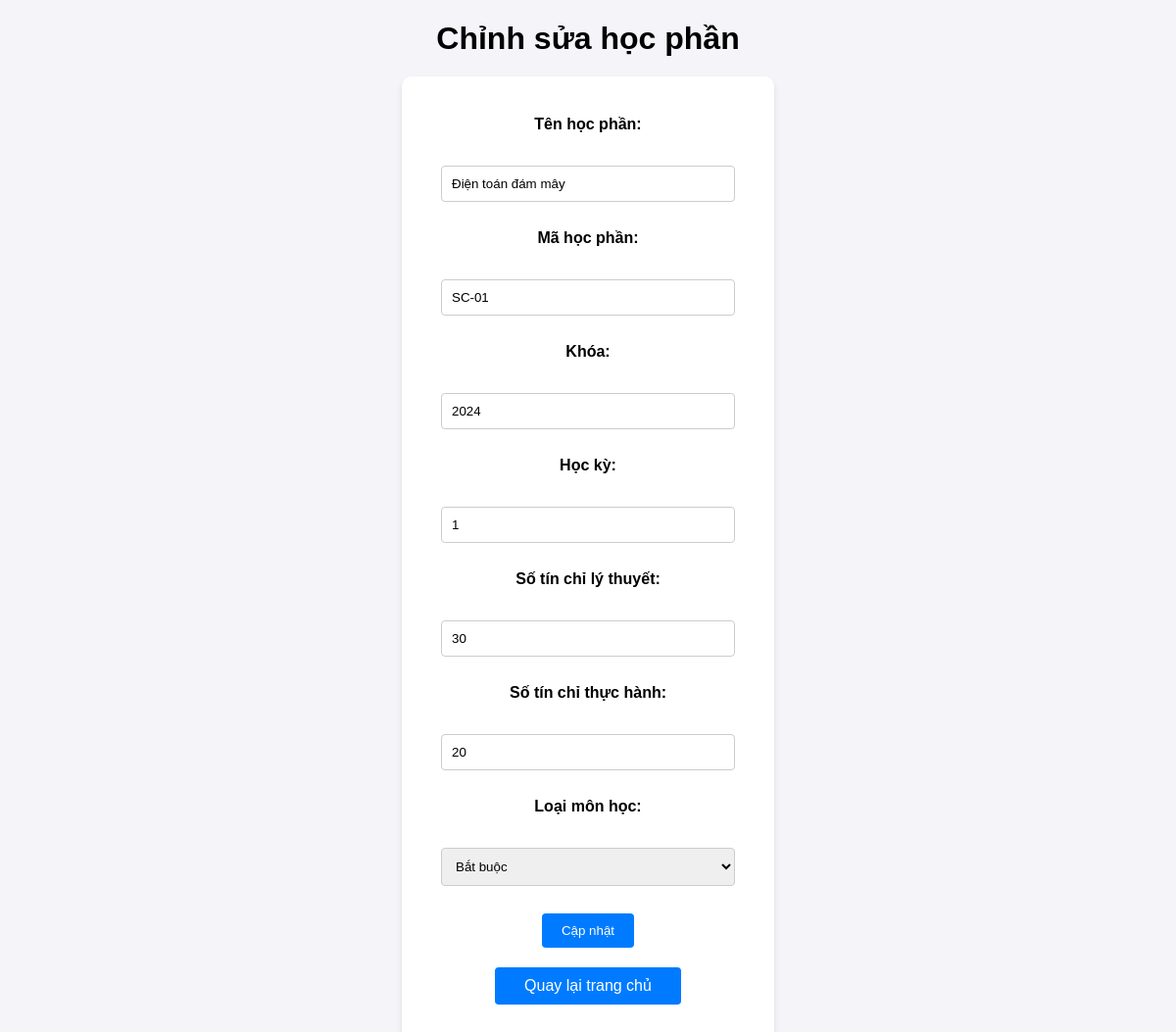
/edit_section.php?id=1 (signed in), run on the app's committed database.
### tables this page shows
CREATE TABLE `sections` (
  `id` int(11) NOT NULL,
  `section_name` varchar(100) NOT NULL,
  `course_code` varchar(20) DEFAULT NULL,
  `course_name` varchar(100) DEFAULT NULL,
  `semester` int(11) DEFAULT NULL,
  `user_id` int(11) NOT NULL,
  `theoretical_credits` int(11) NOT NULL DEFAULT 0,
  `practical_credits` int(11) NOT NULL DEFAULT 0,
  `course_type` enum('Bắt buộc','Tự chọn') NOT NULL DEFAULT 'Bắt buộc'
);

### edit_section.php (the view, shortened to what this page needs)
<?php
require_once 'db.php';
$id = intval($_GET['id']);
$sql = "SELECT * FROM sections WHERE id = ?";
$stmt = $conn->prepare($sql);
$stmt->bind_param("i", $id);
$stmt->execute();
$result = $stmt->get_result();
$section = $result->fetch_assoc();
?>
<!DOCTYPE html>
<html lang="vi">
<head>
    <link rel="stylesheet" href="css/edit_section.css">
</head>
<body>
    <h1>Chỉnh sửa học phần</h1>
    <form method="POST">
        <label for="section_name">Tên học phần:</label><br>
        <input type="text" id="section_name" name="section_name" value="<?= htmlspecialchars($section['section_name']) ?>"><br><br>
        <label for="course_code">Mã học phần:</label><br>
        <input type="text" id="course_code" name="course_code" value="<?= htmlspecialchars($section['course_code']) ?>"><br><br>
        <label for="course_name">Khóa:</label><br>
        <input type="text" id="course_name" name="course_name" value="<?= htmlspecialchars($section['course_name']) ?>"><br><br>
        <label for="semester">Học kỳ:</label><br>
        <input type="text" id="semester" name="semester" value="<?= htmlspecialchars($section['semester']) ?>"><br><br>
        <label for="theoretical_credits">Số tín chỉ lý thuyết:</label><br>
        <input type="number" id="theoretical_credits" name="theoretical_credits" value="<?= htmlspecialchars($section['theoretical_credits']) ?>"><br><br>
        <label for="practical_credits">Số tín chỉ thực hành:</label><br>
        <input type="number" id="practical_credits" name="practical_credits" value="<?= htmlspecialchars($section['practical_credits']) ?>"><br><br>
        <label for="course_type">Loại môn học:</label><br>
        <select id="course_type" name="course_type">
            <option value="Bắt buộc" <?= $section['course_type'] === 'Bắt buộc' ? 'selected' : '' ?>>Bắt buộc</option>
        </select><br><br>
        <button type="submit">Cập nhật</button>
        <a href="index.php" class="back-btn">Quay lại trang chủ</a>
    </form>
</body>
</html>

### css/edit_section.css (style rules this page uses)
body { font-family: Arial, sans-serif; background-color: #f4f4f9; margin: 0; padding: 0; text-align: center; }
form { display: inline-block; background-color: #fff; padding: 40px; border-radius: 10px; box-shadow: 0px 4px 6px rgba(0, 0, 0, 0.1); }
input[type="text"], input[type="number"], select { width: 300px; padding: 10px; margin: 10px 0; border: 1px solid #ccc; border-radius: 4px; box-sizing: border-box; }
label { display: block; margin-bottom: 5px; font-weight: bold; }
button { padding: 10px 20px; border: none; background-color: #007BFF; color: white; border-radius: 4px; cursor: pointer; }
h1 { text-align: center; margin-bottom: 20px; }
.back-btn { display: block; margin: 20px auto; padding: 10px 20px; background-color: #007BFF; color: white; text-align: center; text-decoration: none; border-radius: 4px; width: 150px; }

### data on the page
sections: section_name "Điện toán đám mây", course_code "SC-01", course_name "2024", semester "1", theoretical_credits "30", practical_credits "20", course_type "Bắt buộc"
